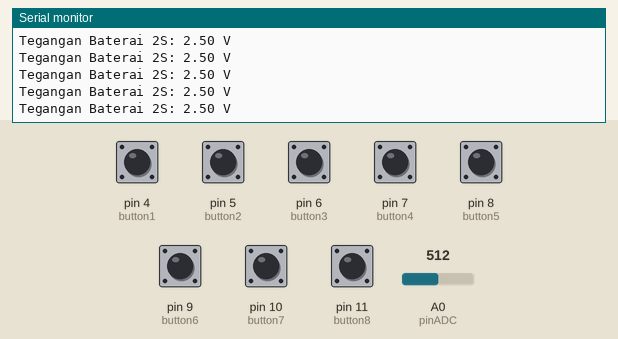
The sketch below on a simulated Arduino Uno, built with avr-gcc and run on an emulated ATmega328P. On the bench: the last lines printed to the serial monitor. Inputs (shaded band) come from the test bench; at power-on: pin 4 (button1), pin 5 (button2), pin 6 (button3), pin 7 (button4), pin 8 (button5), pin 9 (button6), pin 10 (button7), pin 11 (button8) HIGH, A0 (pinADC) = 512. The audio player accepts every command and is not drawn.

Above: at 2.7 s.
2.8 s: pin 4 (button1) pulled LOW for 0.15 s
At 3.7 s:
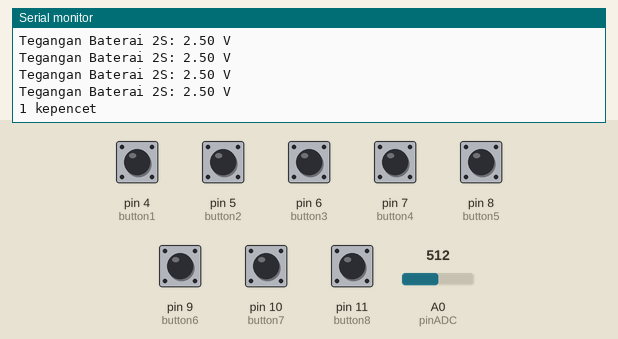
5.9 s: pin 5 (button2) pulled LOW for 0.15 s
At 7.0 s:
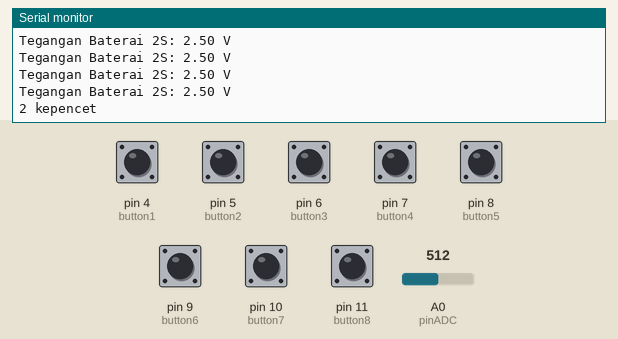
9.0 s: pin 6 (button3) pulled LOW for 0.15 s
At 10.1 s:
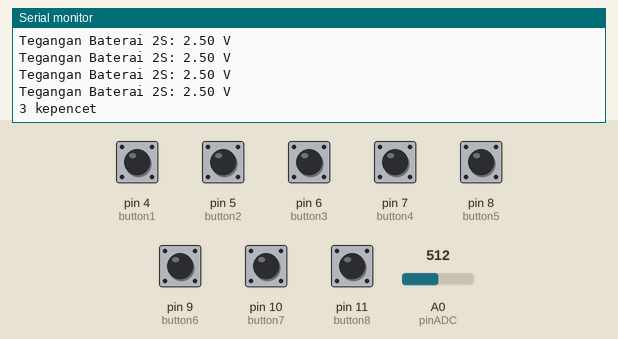
12.1 s: pin 7 (button4) pulled LOW for 0.15 s
At 13.3 s:
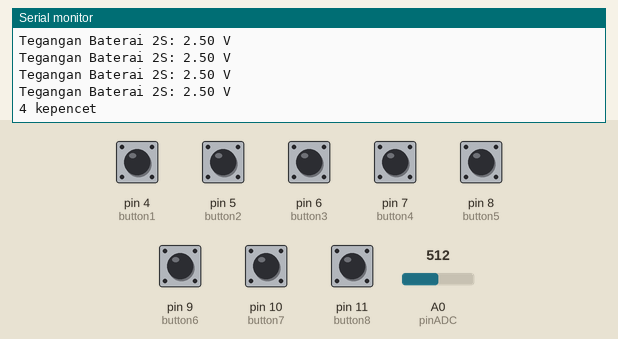
15.2 s: pin 8 (button5) pulled LOW for 0.15 s
At 16.6 s:
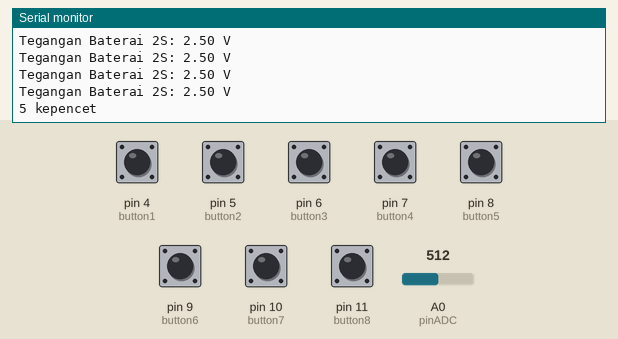
18.3 s: A0 (pinADC) set to 716
At 19.4 s:
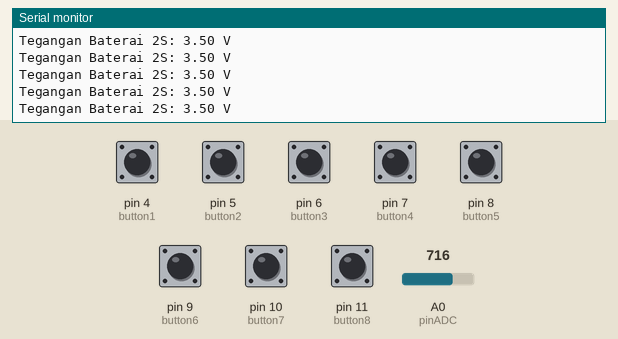
Timing chart, 0 to 21.3 s (numbered marks = the images above; inputs shaded):
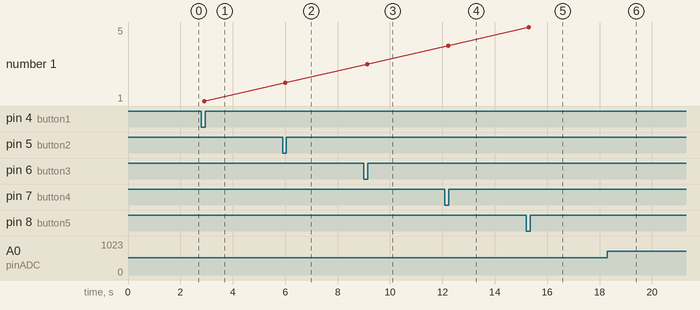

Measured:
- after the input at 2.8 s, the serial monitor: prints a new line after 0.11 s (image 1)
- after the input at 5.9 s, the serial monitor: prints a new line after 0.10 s (image 2)
- after the input at 9.0 s, the serial monitor: prints a new line after 0.12 s (image 3)
- after the input at 12.1 s, the serial monitor: prints a new line after 0.12 s (image 4)
- after the input at 15.2 s, the serial monitor: prints a new line after 0.11 s (image 5)
- after the input at 18.3 s, the serial monitor: prints a new line after 0.10 s (image 6)
- plotted number 1: 2 → 3 after the input at 9.0 s, 3 → 4 after the input at 12.1 s, 4 → 5 after the input at 15.2 s

The sketch:

CODE.ino
```cpp
#include "SoftwareSerial.h"
#include "DFRobotDFPlayerMini.h"

SoftwareSerial mySoftwareSerial(3, 2); // RX, TX
DFRobotDFPlayerMini myDFPlayer;

int button1 = 4;
int button2 = 5;
int button3 = 6;
int button4 = 7;
int button5 = 8;
int button6 = 9;
int button7 = 10;
int button8 = 11;

const int pinLED = 13;

const int pinADC = A0;
float teganganBaterai = 0;

void setup() {
  pinMode(button1, INPUT_PULLUP);
  pinMode(button2, INPUT_PULLUP);
  pinMode(button3, INPUT_PULLUP);
  pinMode(button4, INPUT_PULLUP);
  pinMode(button5, INPUT_PULLUP);
  pinMode(button6, INPUT_PULLUP);
  pinMode(button7, INPUT_PULLUP);
  pinMode(button8, INPUT_PULLUP);

  mySoftwareSerial.begin(9600);
  Serial.begin(9600);

  delay(1000);

  Serial.println();
  Serial.println("DFPlayer Mini Demo");
  Serial.println("Initializing DFPlayer...");

  if (!myDFPlayer.begin(mySoftwareSerial)) {
    Serial.println("Unable to begin:");
    Serial.println("1.Please recheck the connection!");
    Serial.println("2.Please insert the SD card!");
    while (true);
  }
  Serial.println(F("DFPlayer Mini online."));

  myDFPlayer.setTimeOut(500);

  // Set volume
  myDFPlayer.volume(29); //Set volume value (0~30).
  myDFPlayer.EQ(DFPLAYER_EQ_NORMAL);

  myDFPlayer.outputDevice(DFPLAYER_DEVICE_SD);
  //digitalWrite(button1, LOW);
}

void loop() {
  int buttonState1 = digitalRead(button1);
  int buttonState2 = digitalRead(button2);
  int buttonState3 = digitalRead(button3);
  int buttonState4 = digitalRead(button4);
  int buttonState5 = digitalRead(button5);
  int buttonState6 = digitalRead(button6);
  int buttonState7 = digitalRead(button7);
  int buttonState8 = digitalRead(button8);

  int nilaiADC = analogRead(pinADC);
  float teganganADC = nilaiADC * (5.0 / 1023.0);
  teganganBaterai = teganganADC / 0.5238;

  Serial.print("Tegangan Baterai 2S: ");
  Serial.print(teganganADC);
  Serial.println(" V");

//  Serial.print("B1: ");
//  Serial.print(buttonState1);
//  Serial.print(" ");
//  Serial.print("B2: ");
//  Serial.print(buttonState2);
//  Serial.print(" ");
//  Serial.print("B3: ");
//  Serial.print(buttonState3);
//  Serial.print(" ");
//  Serial.print("B4: ");
//  Serial.print(buttonState4);
//  Serial.print(" ");
//  Serial.print("B5: ");
//  Serial.println(buttonState5);
//  Serial.print(" ");
//  Serial.print("B6: ");
//  Serial.println(buttonState6);
//  Serial.print(" ");
//  Serial.print("B7: ");
//  Serial.println(buttonState7);
//  Serial.print(" ");
//  Serial.print("B8: ");
//  Serial.println(buttonState8);
//  //Serial.print(" ");*/

  if (buttonState1 ==  LOW) {
    Serial.println("1 kepencet");
    myDFPlayer.playMp3Folder(1); // Play the sound associated with button1
    delay(2000);
  }
  else if (buttonState2 == LOW) {
    Serial.println("2 kepencet");
    myDFPlayer.playMp3Folder(2); // Play the sound associated with button2
    delay(2000);
  }
  else if (buttonState3 == LOW) {
    Serial.println("3 kepencet");
    myDFPlayer.playMp3Folder(3); // Play the sound associated with button3
    delay(2000);
  }
  else if (buttonState4 == LOW) {
    Serial.println("4 kepencet");
    myDFPlayer.playMp3Folder(4); // Play the sound associated with button4
    delay(2000);
  }
  else if (buttonState5 == LOW) {
    Serial.println("5 kepencet");
    myDFPlayer.playMp3Folder(5); // Play the sound associated with button5
    delay(2000);
  }
  else if (buttonState6 == LOW) {
    Serial.println("6 kepencet");
    myDFPlayer.playMp3Folder(6); // Play the sound associated with button6
    delay(2000);
  }
  else if (buttonState7 == LOW) {
    Serial.println("7 kepencet");
    myDFPlayer.playMp3Folder(7); // Play the sound associated with button7
    delay(2000);
  }
  else if (buttonState8 == LOW) {
    Serial.println("8 kepencet");
    myDFPlayer.playMp3Folder(8); // Play the sound associated with button8
    delay(2000);
  }

  if (teganganBaterai <= 7.2) {
    digitalWrite(pinLED, HIGH);
  }
  else {
    digitalWrite(pinLED, LOW);
  }
}
```
